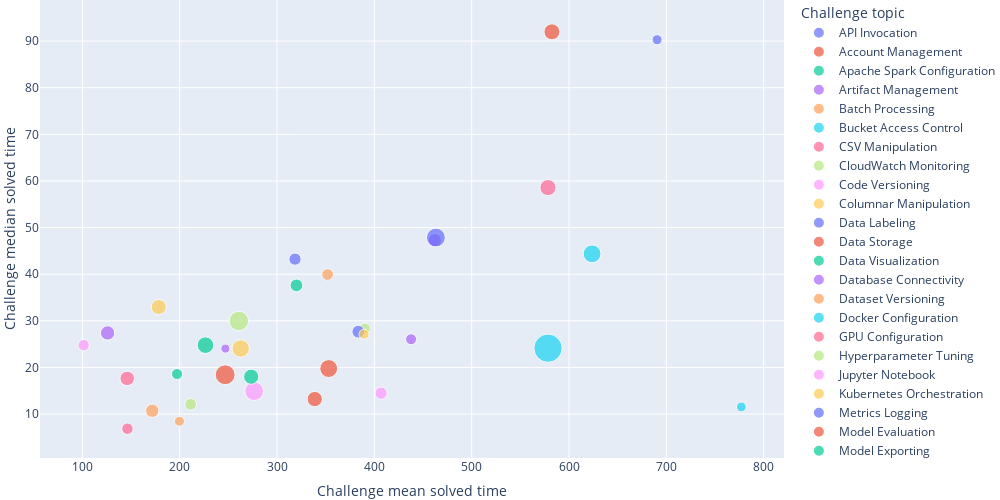

The cell this chart's notebook holds for it:
### Code cell
df = pd.read_json(os.path.join(path_general, 'assigned.json'))

df_challenge = df[df['Challenge_topic'].notna()]
df_challenge = df_challenge[df_challenge['Challenge_topic'].isin(
    topic_ensemble)]

df_topics = []

for name, group in df_challenge.groupby('Challenge_topic'):
    Challenge_count = group['Challenge_topic'].count()
    Challenge_solved_ratio = group['Challenge_closed_time'].notna(
    ).sum() / Challenge_count
    Challenge_mean_score = group['Challenge_score'].mean()
    Challenge_mean_favorite_count = group['Challenge_follower_count'].mean()
    Challenge_mean_follower_count = group['Challenge_follower_count'].mean()
    Challenge_mean_link_count = group['Challenge_link_count'].mean()
    Challenge_mean_information_entropy = group['Challenge_information_entropy'].mean(
    )
    Challenge_mean_readability = group['Challenge_readability'].mean()
    Challenge_mean_sentence_count = group['Challenge_sentence_count'].mean()
    Challenge_mean_word_count = group['Challenge_word_count'].mean()
    Challenge_mean_unique_word_count = group['Challenge_unique_word_count'].mean(
    )
    Challenge_mean_view_count = group['Challenge_view_count'].mean()
    Challenge_mean_answer_count = group['Challenge_answer_count'].mean()
    Challenge_mean_comment_count = group['Challenge_comment_count'].mean()

    Solution_mean_score = group['Solution_score'].mean()
    Solution_mean_link_count = group['Solution_link_count'].mean()
    Solution_mean_information_entropy = group['Solution_information_entropy'].mean(
    )
    Solution_mean_readability = group['Solution_readability'].mean()
    Solution_mean_sentence_count = group['Solution_sentence_count'].mean()
    Solution_mean_word_count = group['Solution_word_count'].mean()
    Solution_mean_unique_word_count = group['Solution_unique_word_count'].mean(
    )
    Solution_mean_comment_count = group['Solution_comment_count'].mean()

    Challenge_mean_solved_time = group['Challenge_solved_time'].mean()
    Challenge_median_solved_time = group['Challenge_solved_time'].median()
    Challenge_adjusted_mean_solved_time = group['Challenge_adjusted_solved_time'].mean(
    )
    Challenge_adjusted_meadian_solved_time = group['Challenge_adjusted_solved_time'].median(
    )

    topic_info = {
        'Challenge topic': name,
        'Challenge count': Challenge_count,
        'Challenge solved ratio': Challenge_solved_ratio,
        'Challenge mean score': Challenge_mean_score,
        'Challenge mean favorite count': Challenge_mean_favorite_count,
        'Challenge mean follower count': Challenge_mean_follower_count,
        'Challenge mean link count': Challenge_mean_link_count,
        'Challenge mean information entropy': Challenge_mean_information_entropy,
        'Challenge mean readability': Challenge_mean_readability,
        'Challenge mean sentence count': Challenge_mean_sentence_count,
        'Challenge mean word count': Challenge_mean_word_count,
        'Challenge mean unique word count': Challenge_mean_unique_word_count,
        'Challenge mean view count': Challenge_mean_view_count,
        'Challenge mean answer count': Challenge_mean_answer_count,
        'Challenge mean comment count': Challenge_mean_comment_count,

        'Solution mean score': Solution_mean_score,
        'Solution mean link count': Solution_mean_link_count,
        'Solution mean information entropy': Solution_mean_information_entropy,
        'Solution mean readability': Solution_mean_readability,
        'Solution mean sentence count': Solution_mean_sentence_count,
        'Solution mean word count': Solution_mean_word_count,
        'Solution mean unique word count': Solution_mean_unique_word_count,
        'Solution mean comment count': Solution_mean_comment_count,

        'Challenge mean solved time': Challenge_mean_solved_time,
        'Challenge median solved time': Challenge_median_solved_time,
        'Challenge adjusted mean solved time': Challenge_adjusted_mean_solved_time,
        'Challenge adjusted median solved time': Challenge_adjusted_meadian_solved_time,
    }
    df_topics.append(topic_info)

df_topics = pd.DataFrame(df_topics)
df_topics.to_json(os.path.join(path_challenge, 'general.json'),
                  indent=4, orient='records')

_, p = pearsonr(df_topics['Challenge mean solved time'],
                df_topics['Challenge median solved time'])
if p < alpha:
    print(f'p = {p}, indicating there is a linear dependence between challenge median solved time vs mean solved time')

_, p = pearsonr(df_topics['Challenge adjusted mean solved time'],
                df_topics['Challenge adjusted median solved time'])
if p < alpha:
    print(f'p = {p}, indicating there is a linear dependence between challenge adjusted median solved time vs mean solved time')

# Plot median solved time against mean solved time for each topic using count ratio as size
fig = px.scatter(df_topics, y="Challenge median solved time", x="Challenge mean solved time",
                 color="Challenge topic", hover_name="Challenge topic", size="Challenge count", trendline="ols")
# fig.update_xaxes(title_text="Challenge mean solved time (log scale)")
fig.update_layout(
    width=1000,
    height=500,
    margin=dict(l=0, r=0, t=0, b=0))
fig.show()

### Figure 1 — Plotly figure (JSON) as saved in the notebook; plotly's stock layout.template omitted (floating-point values rounded to 4 significant figures)
{"data": [{"hovertemplate": "<b>%{hovertext}</b><br><br>Challenge topic=API Invocation<br>Challenge mean solved time=%{x}<br>Challenge median solved time=%{y}<br>Challenge count=%{marker.size}<extra></extra>", "hovertext": ["API Invocation"], "legendgroup": "API Invocation", "marker": {"color": "#636efa", "size": [147], "sizemode": "area", "sizeref": 1.96, "symbol": "circle"}, "mode": "markers", "name": "API Invocation", "orientation": "v", "showlegend": true, "type": "scatter", "x": [318.5], "xaxis": "x", "y": [43.23], "yaxis": "y"}, {"hovertemplate": "Challenge topic=API Invocation<extra></extra>", "legendgroup": "API Invocation", "marker": {"color": "#636efa", "symbol": "circle"}, "mode": "lines", "name": "API Invocation", "showlegend": false, "type": "scatter", "xaxis": "x", "yaxis": "y"}, {"hovertemplate": "<b>%{hovertext}</b><br><br>Challenge topic=Account Management<br>Challenge mean solved time=%{x}<br>Challenge median solved time=%{y}<br>Challenge count=%{marker.size}<extra></extra>", "hovertext": ["Account Management"], "legendgroup": "Account Management", "marker": {"color": "#EF553B", "size": [229], "sizemode": "area", "sizeref": 1.96, "symbol": "circle"}, "mode": "markers", "name": "Account Management", "orientation": "v", "showlegend": true, "type": "scatter", "x": [338.8], "xaxis": "x", "y": [13.24], "yaxis": "y"}, {"hovertemplate": "Challenge topic=Account Management<extra></extra>", "legendgroup": "Account Management", "marker": {"color": "#EF553B", "symbol": "circle"}, "mode": "lines", "name": "Account Management", "showlegend": false, "type": "scatter", "xaxis": "x", "yaxis": "y"}, {"hovertemplate": "<b>%{hovertext}</b><br><br>Challenge topic=Apache Spark Configuration<br>Challenge mean solved time=%{x}<br>Challenge median solved time=%{y}<br>Challenge count=%{marker.size}<extra></extra>", "hovertext": ["Apache Spark Configuration"], "legendgroup": "Apache Spark Configuration", "marker": {"color": "#00cc96", "size": [120], "sizemode": "area", "sizeref": 1.96, "symbol": "circle"}, "mode": "markers", "name": "Apache Spark Configuration", "orientation": "v", "showlegend": true, "type": "scatter", "x": [197.3], "xaxis": "x", "y": [18.6], "yaxis": "y"}, {"hovertemplate": "Challenge topic=Apache Spark Configuration<extra></extra>", "legendgroup": "Apache Spark Configuration", "marker": {"color": "#00cc96", "symbol": "circle"}, "mode": "lines", "name": "Apache Spark Configuration", "showlegend": false, "type": "scatter", "xaxis": "x", "yaxis": "y"}, {"hovertemplate": "<b>%{hovertext}</b><br><br>Challenge topic=Artifact Management<br>Challenge mean solved time=%{x}<br>Challenge median solved time=%{y}<br>Challenge count=%{marker.size}<extra></extra>", "hovertext": ["Artifact Management"], "legendgroup": "Artifact Management", "marker": {"color": "#ab63fa", "size": [171], "sizemode": "area", "sizeref": 1.96, "symbol": "circle"}, "mode": "markers", "name": "Artifact Management", "orientation": "v", "showlegend": true, "type": "scatter", "x": [462.1], "xaxis": "x", "y": [47.28], "yaxis": "y"}, {"hovertemplate": "Challenge topic=Artifact Management<extra></extra>", "legendgroup": "Artifact Management", "marker": {"color": "#ab63fa", "symbol": "circle"}, "mode": "lines", "name": "Artifact Management", "showlegend": false, "type": "scatter", "xaxis": "x", "yaxis": "y"}, {"hovertemplate": "<b>%{hovertext}</b><br><br>Challenge topic=Batch Processing<br>Challenge mean solved time=%{x}<br>Challenge median solved time=%{y}<br>Challenge count=%{marker.size}<extra></extra>", "hovertext": ["Batch Processing"], "legendgroup": "Batch Processing", "marker": {"color": "#FFA15A", "size": [176], "sizemode": "area", "sizeref": 1.96, "symbol": "circle"}, "mode": "markers", "name": "Batch Processing", "orientation": "v", "showlegend": true, "type": "scatter", "x": [171.8], "xaxis": "x", "y": [10.72], "yaxis": "y"}, {"hovertemplate": "Challenge topic=Batch Processing<extra></extra>", "legendgroup": "Batch Processing", "marker": {"color": "#FFA15A", "symbol": "circle"}, "mode": "lines", "name": "Batch Processing", "showlegend": false, "type": "scatter", "xaxis": "x", "yaxis": "y"}, {"hovertemplate": "<b>%{hovertext}</b><br><br>Challenge topic=Bucket Access Control<br>Challenge mean solved time=%{x}<br>Challenge median solved time=%{y}<br>Challenge count=%{marker.size}<extra></extra>", "hovertext": ["Bucket Access Control"], "legendgroup": "Bucket Access Control", "marker": {"color": "#19d3f3", "size": [94], "sizemode": "area", "sizeref": 1.96, "symbol": "circle"}, "mode": "markers", "name": "Bucket Access Control", "orientation": "v", "showlegend": true, "type": "scatter", "x": [777.0], "xaxis": "x", "y": [11.54], "yaxis": "y"}, {"hovertemplate": "Challenge topic=Bucket Access Control<extra></extra>", "legendgroup": "Bucket Access Control", "marker": {"color": "#19d3f3", "symbol": "circle"}, "mode": "lines", "name": "Bucket Access Control", "showlegend": false, "type": "scatter", "xaxis": "x", "yaxis": "y"}, {"hovertemplate": "<b>%{hovertext}</b><br><br>Challenge topic=CSV Manipulation<br>Challenge mean solved time=%{x}<br>Challenge median solved time=%{y}<br>Challenge count=%{marker.size}<extra></extra>", "hovertext": ["CSV Manipulation"], "legendgroup": "CSV Manipulation", "marker": {"color": "#FF6692", "size": [129], "sizemode": "area", "sizeref": 1.96, "symbol": "circle"}, "mode": "markers", "name": "CSV Manipulation", "orientation": "v", "showlegend": true, "type": "scatter", "x": [146.3], "xaxis": "x", "y": [6.878], "yaxis": "y"}, {"hovertemplate": "Challenge topic=CSV Manipulation<extra></extra>", "legendgroup": "CSV Manipulation", "marker": {"color": "#FF6692", "symbol": "circle"}, "mode": "lines", "name": "CSV Manipulation", "showlegend": false, "type": "scatter", "xaxis": "x", "yaxis": "y"}, {"hovertemplate": "<b>%{hovertext}</b><br><br>Challenge topic=CloudWatch Monitoring<br>Challenge mean solved time=%{x}<br>Challenge median solved time=%{y}<br>Challenge count=%{marker.size}<extra></extra>", "hovertext": ["CloudWatch Monitoring"], "legendgroup": "CloudWatch Monitoring", "marker": {"color": "#B6E880", "size": [113], "sizemode": "area", "sizeref": 1.96, "symbol": "circle"}, "mode": "markers", "name": "CloudWatch Monitoring", "orientation": "v", "showlegend": true, "type": "scatter", "x": [390.5], "xaxis": "x", "y": [28.39], "yaxis": "y"}, {"hovertemplate": "Challenge topic=CloudWatch Monitoring<extra></extra>", "legendgroup": "CloudWatch Monitoring", "marker": {"color": "#B6E880", "symbol": "circle"}, "mode": "lines", "name": "CloudWatch Monitoring", "showlegend": false, "type": "scatter", "xaxis": "x", "yaxis": "y"}, {"hovertemplate": "<b>%{hovertext}</b><br><br>Challenge topic=Code Versioning<br>Challenge mean solved time=%{x}<br>Challenge median solved time=%{y}<br>Challenge count=%{marker.size}<extra></extra>", "hovertext": ["Code Versioning"], "legendgroup": "Code Versioning", "marker": {"color": "#FF97FF", "size": [342], "sizemode": "area", "sizeref": 1.96, "symbol": "circle"}, "mode": "markers", "name": "Code Versioning", "orientation": "v", "showlegend": true, "type": "scatter", "x": [276.5], "xaxis": "x", "y": [14.92], "yaxis": "y"}, {"hovertemplate": "Challenge topic=Code Versioning<extra></extra>", "legendgroup": "Code Versioning", "marker": {"color": "#FF97FF", "symbol": "circle"}, "mode": "lines", "name": "Code Versioning", "showlegend": false, "type": "scatter", "xaxis": "x", "yaxis": "y"}, {"hovertemplate": "<b>%{hovertext}</b><br><br>Challenge topic=Columnar Manipulation<br>Challenge mean solved time=%{x}<br>Challenge median solved time=%{y}<br>Challenge count=%{marker.size}<extra></extra>", "hovertext": ["Columnar Manipulation"], "legendgroup": "Columnar Manipulation", "marker": {"color": "#FECB52", "size": [225], "sizemode": "area", "sizeref": 1.96, "symbol": "circle"}, "mode": "markers", "name": "Columnar Manipulation", "orientation": "v", "showlegend": true, "type": "scatter", "x": [178.5], "xaxis": "x", "y": [32.98], "yaxis": "y"}, {"hovertemplate": "Challenge topic=Columnar Manipulation<extra></extra>", "legendgroup": "Columnar Manipulation", "marker": {"color": "#FECB52", "symbol": "circle"}, "mode": "lines", "name": "Columnar Manipulation", "showlegend": false, "type": "scatter", "xaxis": "x", "yaxis": "y"}, {"hovertemplate": "<b>%{hovertext}</b><br><br>Challenge topic=Data Labeling<br>Challenge mean solved time=%{x}<br>Challenge median solved time=%{y}<br>Challenge count=%{marker.size}<extra></extra>", "hovertext": ["Data Labeling"], "legendgroup": "Data Labeling", "marker": {"color": "#636efa", "size": [159], "sizemode": "area", "sizeref": 1.96, "symbol": "circle"}, "mode": "markers", "name": "Data Labeling", "orientation": "v", "showlegend": true, "type": "scatter", "x": [383.5], "xaxis": "x", "y": [27.68], "yaxis": "y"}, {"hovertemplate": "Challenge topic=Data Labeling<extra></extra>", "legendgroup": "Data Labeling", "marker": {"color": "#636efa", "symbol": "circle"}, "mode": "lines", "name": "Data Labeling", "showlegend": false, "type": "scatter", "xaxis": "x", "yaxis": "y"}, {"hovertemplate": "<b>%{hovertext}</b><br><br>Challenge topic=Data Storage<br>Challenge mean solved time=%{x}<br>Challenge median solved time=%{y}<br>Challenge count=%{marker.size}<extra></extra>", "hovertext": ["Data Storage"], "legendgroup": "Data Storage", "marker": {"color": "#EF553B", "size": [387], "sizemode": "area", "sizeref": 1.96, "symbol": "circle"}, "mode": "markers", "name": "Data Storage", "orientation": "v", "showlegend": true, "type": "scatter", "x": [246.7], "xaxis": "x", "y": [18.45], "yaxis": "y"}, {"hovertemplate": "Challenge topic=Data Storage<extra></extra>", "legendgroup": "Data Storage", "marker": {"color": "#EF553B", "symbol": "circle"}, "mode": "lines", "name": "Data Storage", "showlegend": false, "type": "scatter", "xaxis": "x", "yaxis": "y"}, {"hovertemplate": "<b>%{hovertext}</b><br><br>Challenge topic=Data Visualization<br>Challenge mean solved time=%{x}<br>Challenge median solved time=%{y}<br>Challenge count=%{marker.size}<extra></extra>", "hovertext": ["Data Visualization"], "legendgroup": "Data Visualization", "marker": {"color": "#00cc96", "size": [159], "sizemode": "area", "sizeref": 1.96, "symbol": "circle"}, "mode": "markers", "name": "Data Visualization", "orientation": "v", "showlegend": true, "type": "scatter", "x": [320.0], "xaxis": "x", "y": [37.61], "yaxis": "y"}, {"hovertemplate": "Challenge topic=Data Visualization<extra></extra>", "legendgroup": "Data Visualization", "marker": {"color": "#00cc96", "symbol": "circle"}, "mode": "lines", "name": "Data Visualization", "showlegend": false, "type": "scatter", "xaxis": "x", "yaxis": "y"}, {"hovertemplate": "<b>%{hovertext}</b><br><br>Challenge topic=Database Connectivity<br>Challenge mean solved time=%{x}<br>Challenge median solved time=%{y}<br>Challenge count=%{marker.size}<extra></extra>", "hovertext": ["Database Connectivity"], "legendgroup": "Database Connectivity", "marker": {"color": "#ab63fa", "size": [119], "sizemode": "area", "sizeref": 1.96, "symbol": "circle"}, "mode": "markers", "name": "Database Connectivity", "orientation": "v", "showlegend": true, "type": "scatter", "x": [437.7], "xaxis": "x", "y": [26.06], "yaxis": "y"}, {"hovertemplate": "Challenge topic=Database Connectivity<extra></extra>", "legendgroup": "Database Connectivity", "marker": {"color": "#ab63fa", "symbol": "circle"}, "mode": "lines", "name": "Database Connectivity", "showlegend": false, "type": "scatter", "xaxis": "x", "yaxis": "y"}, {"hovertemplate": "<b>%{hovertext}</b><br><br>Challenge topic=Dataset Versioning<br>Challenge mean solved time=%{x}<br>Challenge median solved time=%{y}<br>Challenge count=%{marker.size}<extra></extra>", "hovertext": ["Dataset Versioning"], "legendgroup": "Dataset Versioning", "marker": {"color": "#FFA15A", "size": [99], "sizemode": "area", "sizeref": 1.96, "symbol": "circle"}, "mode": "markers", "name": "Dataset Versioning", "orientation": "v", "showlegend": true, "type": "scatter", "x": [199.7], "xaxis": "x", "y": [8.469], "yaxis": "y"}, {"hovertemplate": "Challenge topic=Dataset Versioning<extra></extra>", "legendgroup": "Dataset Versioning", "marker": {"color": "#FFA15A", "symbol": "circle"}, "mode": "lines", "name": "Dataset Versioning", "showlegend": false, "type": "scatter", "xaxis": "x", "yaxis": "y"}, {"hovertemplate": "<b>%{hovertext}</b><br><br>Challenge topic=Docker Configuration<br>Challenge mean solved time=%{x}<br>Challenge median solved time=%{y}<br>Challenge count=%{marker.size}<extra></extra>", "hovertext": ["Docker Configuration"], "legendgroup": "Docker Configuration", "marker": {"color": "#19d3f3", "size": [312], "sizemode": "area", "sizeref": 1.96, "symbol": "circle"}, "mode": "markers", "name": "Docker Configuration", "orientation": "v", "showlegend": true, "type": "scatter", "x": [623.7], "xaxis": "x", "y": [44.38], "yaxis": "y"}, {"hovertemplate": "Challenge topic=Docker Configuration<extra></extra>", "legendgroup": "Docker Configuration", "marker": {"color": "#19d3f3", "symbol": "circle"}, "mode": "lines", "name": "Docker Configuration", "showlegend": false, "type": "scatter", "xaxis": "x", "yaxis": "y"}, {"hovertemplate": "<b>%{hovertext}</b><br><br>Challenge topic=GPU Configuration<br>Challenge mean solved time=%{x}<br>Challenge median solved time=%{y}<br>Challenge count=%{marker.size}<extra></extra>", "hovertext": ["GPU Configuration"], "legendgroup": "GPU Configuration", "marker": {"color": "#FF6692", "size": [257], "sizemode": "area", "sizeref": 1.96, "symbol": "circle"}, "mode": "markers", "name": "GPU Configuration", "orientation": "v", "showlegend": true, "type": "scatter", "x": [578.4], "xaxis": "x", "y": [58.57], "yaxis": "y"}, {"hovertemplate": "Challenge topic=GPU Configuration<extra></extra>", "legendgroup": "GPU Configuration", "marker": {"color": "#FF6692", "symbol": "circle"}, "mode": "lines", "name": "GPU Configuration", "showlegend": false, "type": "scatter", "xaxis": "x", "yaxis": "y"}, {"hovertemplate": "<b>%{hovertext}</b><br><br>Challenge topic=Hyperparameter Tuning<br>Challenge mean solved time=%{x}<br>Challenge median solved time=%{y}<br>Challenge count=%{marker.size}<extra></extra>", "hovertext": ["Hyperparameter Tuning"], "legendgroup": "Hyperparameter Tuning", "marker": {"color": "#B6E880", "size": [374], "sizemode": "area", "sizeref": 1.96, "symbol": "circle"}, "mode": "markers", "name": "Hyperparameter Tuning", "orientation": "v", "showlegend": true, "type": "scatter", "x": [260.7], "xaxis": "x", "y": [29.97], "yaxis": "y"}, {"hovertemplate": "Challenge topic=Hyperparameter Tuning<extra></extra>", "legendgroup": "Hyperparameter Tuning", "marker": {"color": "#B6E880", "symbol": "circle"}, "mode": "lines", "name": "Hyperparameter Tuning", "showlegend": false, "type": "scatter", "xaxis": "x", "yaxis": "y"}, {"hovertemplate": "<b>%{hovertext}</b><br><br>Challenge topic=Jupyter Notebook<br>Challenge mean solved time=%{x}<br>Challenge median solved time=%{y}<br>Challenge count=%{marker.size}<extra></extra>", "hovertext": ["Jupyter Notebook"], "legendgroup": "Jupyter Notebook", "marker": {"color": "#FF97FF", "size": [147], "sizemode": "area", "sizeref": 1.96, "symbol": "circle"}, "mode": "markers", "name": "Jupyter Notebook", "orientation": "v", "showlegend": true, "type": "scatter", "x": [406.9], "xaxis": "x", "y": [14.49], "yaxis": "y"}, {"hovertemplate": "Challenge topic=Jupyter Notebook<extra></extra>", "legendgroup": "Jupyter Notebook", "marker": {"color": "#FF97FF", "symbol": "circle"}, "mode": "lines", "name": "Jupyter Notebook", "showlegend": false, "type": "scatter", "xaxis": "x", "yaxis": "y"}, {"hovertemplate": "<b>%{hovertext}</b><br><br>Challenge topic=Kubernetes Orchestration<br>Challenge mean solved time=%{x}<br>Challenge median solved time=%{y}<br>Challenge count=%{marker.size}<extra></extra>", "hovertext": ["Kubernetes Orchestration"], "legendgroup": "Kubernetes Orchestration", "marker": {"color": "#FECB52", "size": [100], "sizemode": "area", "sizeref": 1.96, "symbol": "circle"}, "mode": "markers", "name": "Kubernetes Orchestration", "orientation": "v", "showlegend": true, "type": "scatter", "x": [389.4], "xaxis": "x", "y": [27.14], "yaxis": "y"}, {"hovertemplate": "Challenge topic=Kubernetes Orchestration<extra></extra>", "legendgroup": "Kubernetes Orchestration", "marker": {"color": "#FECB52", "symbol": "circle"}, "mode": "lines", "name": "Kubernetes Orchestration", "showlegend": false, "type": "scatter", "xaxis": "x", "yaxis": "y"}, {"hovertemplate": "<b>%{hovertext}</b><br><br>Challenge topic=Metrics Logging<br>Challenge mean solved time=%{x}<br>Challenge median solved time=%{y}<br>Challenge count=%{marker.size}<extra></extra>", "hovertext": ["Metrics Logging"], "legendgroup": "Metrics Logging", "marker": {"color": "#636efa", "size": [348], "sizemode": "area", "sizeref": 1.96, "symbol": "circle"}, "mode": "markers", "name": "Metrics Logging", "orientation": "v", "showlegend": true, "type": "scatter", "x": [463.2], "xaxis": "x", "y": [47.86], "yaxis": "y"}, {"hovertemplate": "Challenge topic=Metrics Logging<extra></extra>", "legendgroup": "Metrics Logging", "marker": {"color": "#636efa", "symbol": "circle"}, "mode": "lines", "name": "Metrics Logging", "showlegend": false, "type": "scatter", "xaxis": "x", "yaxis": "y"}, {"hovertemplate": "<b>%{hovertext}</b><br><br>Challenge topic=Model Evaluation<br>Challenge mean solved time=%{x}<br>Challenge median solved time=%{y}<br>Challenge count=%{marker.size}<extra></extra>", "hovertext": ["Model Evaluation"], "legendgroup": "Model Evaluation", "marker": {"color": "#EF553B", "size": [313], "sizemode": "area", "sizeref": 1.96, "symbol": "circle"}, "mode": "markers", "name": "Model Evaluation", "orientation": "v", "showlegend": true, "type": "scatter", "x": [353.1], "xaxis": "x", "y": [19.77], "yaxis": "y"}, {"hovertemplate": "Challenge topic=Model Evaluation<extra></extra>", "legendgroup": "Model Evaluation", "marker": {"color": "#EF553B", "symbol": "circle"}, "mode": "lines", "name": "Model Evaluation", "showlegend": false, "type": "scatter", "xaxis": "x", "yaxis": "y"}, {"hovertemplate": "<b>%{hovertext}</b><br><br>Challenge topic=Model Exporting<br>Challenge mean solved time=%{x}<br>Challenge median solved time=%{y}<br>Challenge count=%{marker.size}<extra></extra>", "hovertext": ["Model Exporting"], "legendgroup": "Model Exporting", "marker": {"color": "#00cc96", "size": [271], "sizemode": "area", "sizeref": 1.96, "symbol": "circle"}, "mode": "markers", "name": "Model Exporting", "orientation": "v", "showlegend": true, "type": "scatter", "x": [226.5], "xaxis": "x", "y": [24.78], "yaxis": "y"}, {"hovertemplate": "Challenge topic=Model Exporting<extra></extra>", "legendgroup": "Model Exporting", "marker": {"color": "#00cc96", "symbol": "circle"}, "mode": "lines", "name": "Model Exporting", "showlegend": false, "type": "scatter", "xaxis": "x", "yaxis": "y"}, {"hovertemplate": "<b>%{hovertext}</b><br><br>Challenge topic=Model Inference<br>Challenge mean solved time=%{x}<br>Challenge median solved time=%{y}<br>Challenge count=%{marker.size}<extra></extra>", "hovertext": ["Model Inference"], "legendgroup": "Model Inference", "marker": {"color": "#ab63fa", "size": [200], "sizemode": "area", "sizeref": 1.96, "symbol": "circle"}, "mode": "markers", "name": "Model Inference", "orientation": "v", "showlegend": true, "type": "scatter", "x": [125.9], "xaxis": "x", "y": [27.41], "yaxis": "y"}, {"hovertemplate": "Challenge topic=Model Inference<extra></extra>", "legendgroup": "Model Inference", "marker": {"color": "#ab63fa", "symbol": "circle"}, "mode": "lines", "name": "Model Inference", "showlegend": false, "type": "scatter", "xaxis": "x", "yaxis": "y"}, {"hovertemplate": "<b>%{hovertext}</b><br><br>Challenge topic=Model Registry<br>Challenge mean solved time=%{x}<br>Challenge median solved time=%{y}<br>Challenge count=%{marker.size}<extra></extra>", "hovertext": ["Model Registry"], "legendgroup": "Model Registry", "marker": {"color": "#FFA15A", "size": [135], "sizemode": "area", "sizeref": 1.96, "symbol": "circle"}, "mode": "markers", "name": "Model Registry", "orientation": "v", "showlegend": true, "type": "scatter", "x": [352.0], "xaxis": "x", "y": [39.93], "yaxis": "y"}, {"hovertemplate": "Challenge topic=Model Registry<extra></extra>", "legendgroup": "Model Registry", "marker": {"color": "#FFA15A", "symbol": "circle"}, "mode": "lines", "name": "Model Registry", "showlegend": false, "type": "scatter", "xaxis": "x", "yaxis": "y"}, {"hovertemplate": "<b>%{hovertext}</b><br><br>Challenge topic=Package Management<br>Challenge mean solved time=%{x}<br>Challenge median solved time=%{y}<br>Challenge count=%{marker.size}<extra></extra>", "hovertext": ["Package Management"], "legendgroup": "Package Management", "marker": {"color": "#19d3f3", "size": [784], "sizemode": "area", "sizeref": 1.96, "symbol": "circle"}, "mode": "markers", "name": "Package Management", "orientation": "v", "showlegend": true, "type": "scatter", "x": [578.4], "xaxis": "x", "y": [24.15], "yaxis": "y"}, {"hovertemplate": "Challenge topic=Package Management<extra></extra>", "legendgroup": "Package Management", "marker": {"color": "#19d3f3", "symbol": "circle"}, "mode": "lines", "name": "Package Management", "showlegend": false, "type": "scatter", "xaxis": "x", "yaxis": "y"}, {"hovertemplate": "<b>%{hovertext}</b><br><br>Challenge topic=Pandas Dataframe<br>Challenge mean solved time=%{x}<br>Challenge median solved time=%{y}<br>Challenge count=%{marker.size}<extra></extra>", "hovertext": ["Pandas Dataframe"], "legendgroup": "Pandas Dataframe", "marker": {"color": "#FF6692", "size": [207], "sizemode": "area", "sizeref": 1.96, "symbol": "circle"}, "mode": "markers", "name": "Pandas Dataframe", "orientation": "v", "showlegend": true, "type": "scatter", "x": [146.1], "xaxis": "x", "y": [17.65], "yaxis": "y"}, {"hovertemplate": "Challenge topic=Pandas Dataframe<extra></extra>", "legendgroup": "Pandas Dataframe", "marker": {"color": "#FF6692", "symbol": "circle"}, "mode": "lines", "name": "Pandas Dataframe", "showlegend": false, "type": "scatter", "xaxis": "x", "yaxis": "y"}, {"hovertemplate": "<b>%{hovertext}</b><br><br>Challenge topic=Resource Quota Control<br>Challenge mean solved time=%{x}<br>Challenge median solved time=%{y}<br>Challenge count=%{marker.size}<extra></extra>", "hovertext": ["Resource Quota Control"], "legendgroup": "Resource Quota Control", "marker": {"color": "#B6E880", "size": [136], "sizemode": "area", "sizeref": 1.96, "symbol": "circle"}, "mode": "markers", "name": "Resource Quota Control", "orientation": "v", "showlegend": true, "type": "scatter", "x": [211.3], "xaxis": "x", "y": [12.12], "yaxis": "y"}, {"hovertemplate": "Challenge topic=Resource Quota Control<extra></extra>", "legendgroup": "Resource Quota Control", "marker": {"color": "#B6E880", "symbol": "circle"}, "mode": "lines", "name": "Resource Quota Control", "showlegend": false, "type": "scatter", "xaxis": "x", "yaxis": "y"}, {"hovertemplate": "<b>%{hovertext}</b><br><br>Challenge topic=Role-based Access Control<br>Challenge mean solved time=%{x}<br>Challenge median solved time=%{y}<br>Challenge count=%{marker.size}<extra></extra>", "hovertext": ["Role-based Access Control"], "legendgroup": "Role-based Access Control", "marker": {"color": "#FF97FF", "size": [131], "sizemode": "area", "sizeref": 1.96, "symbol": "circle"}, "mode": "markers", "name": "Role-based Access Control", "orientation": "v", "showlegend": true, "type": "scatter", "x": [101.3], "xaxis": "x", "y": [24.8], "yaxis": "y"}, {"hovertemplate": "Challenge topic=Role-based Access Control<extra></extra>", "legendgroup": "Role-based Access Control", "marker": {"color": "#FF97FF", "symbol": "circle"}, "mode": "lines", "name": "Role-based Access Control", "showlegend": false, "type": "scatter", "xaxis": "x", "yaxis": "y"}, {"hovertemplate": "<b>%{hovertext}</b><br><br>Challenge topic=Run Management<br>Challenge mean solved time=%{x}<br>Challenge median solved time=%{y}<br>Challenge count=%{marker.size}<extra></extra>", "hovertext": ["Run Management"], "legendgroup": "Run Management", "marker": {"color": "#FECB52", "size": [299], "sizemode": "area", "sizeref": 1.96, "symbol": "circle"}, "mode": "markers", "name": "Run Management", "orientation": "v", "showlegend": true, "type": "scatter", "x": [262.7], "xaxis": "x", "y": [24.07], "yaxis": "y"}, {"hovertemplate": "Challenge topic=Run Management<extra></extra>", "legendgroup": "Run Management", "marker": {"color": "#FECB52", "symbol": "circle"}, "mode": "lines", "name": "Run Management", "showlegend": false, "type": "scatter", "xaxis": "x", "yaxis": "y"}, {"hovertemplate": "<b>%{hovertext}</b><br><br>Challenge topic=TensorBoard Logging<br>Challenge mean solved time=%{x}<br>Challenge median solved time=%{y}<br>Challenge count=%{marker.size}<extra></extra>", "hovertext": ["TensorBoard Logging"], "legendgroup": "TensorBoard Logging", "marker": {"color": "#636efa", "size": [99], "sizemode": "area", "sizeref": 1.96, "symbol": "circle"}, "mode": "markers", "name": "TensorBoard Logging", "orientation": "v", "showlegend": true, "type": "scatter", "x": [690.5], "xaxis": "x", "y": [90.28], "yaxis": "y"}, {"hovertemplate": "Challenge topic=TensorBoard Logging<extra></extra>", "legendgroup": "TensorBoard Logging", "marker": {"color": "#636efa", "symbol": "circle"}, "mode": "lines", "name": "TensorBoard Logging", "showlegend": false, "type": "scatter", "xaxis": "x", "yaxis": "y"}, {"hovertemplate": "<b>%{hovertext}</b><br><br>Challenge topic=TensorFlow Configuration<br>Challenge mean solved time=%{x}<br>Challenge median solved time=%{y}<br>Challenge count=%{marker.size}<extra></extra>", "hovertext": ["TensorFlow Configuration"], "legendgroup": "TensorFlow Configuration", "marker": {"color": "#EF553B", "size": [250], "sizemode": "area", "sizeref": 1.96, "symbol": "circle"}, "mode": "markers", "name": "TensorFlow Configuration", "orientation": "v", "showlegend": true, "type": "scatter", "x": [582.4], "xaxis": "x", "y": [91.97], "yaxis": "y"}, {"hovertemplate": "Challenge topic=TensorFlow Configuration<extra></extra>", "legendgroup": "TensorFlow Configuration", "marker": {"color": "#EF553B", "symbol": "circle"}, "mode": "lines", "name": "TensorFlow Configuration", "showlegend": false, "type": "scatter", "xaxis": "x", "yaxis": "y"}, {"hovertemplate": "<b>%{hovertext}</b><br><br>Challenge topic=Web Service<br>Challenge mean solved time=%{x}<br>Challenge median solved time=%{y}<br>Challenge count=%{marker.size}<extra></extra>", "hovertext": ["Web Service"], "legendgroup": "Web Service", "marker": {"color": "#00cc96", "size": [225], "sizemode": "area", "sizeref": 1.96, "symbol": "circle"}, "mode": "markers", "name": "Web Service", "orientation": "v", "showlegend": true, "type": "scatter", "x": [273.5], "xaxis": "x", "y": [18.02], "yaxis": "y"}, {"hovertemplate": "Challenge topic=Web Service<extra></extra>", "legendgroup": "Web Service", "marker": {"color": "#00cc96", "symbol": "circle"}, "mode": "lines", "name": "Web Service", "showlegend": false, "type": "scatter", "xaxis": "x", "yaxis": "y"}, {"hovertemplate": "<b>%{hovertext}</b><br><br>Challenge topic=YAML Configuration<br>Challenge mean solved time=%{x}<br>Challenge median solved time=%{y}<br>Challenge count=%{marker.size}<extra></extra>", "hovertext": ["YAML Configuration"], "legendgroup": "YAML Configuration", "marker": {"color": "#ab63fa", "size": [82], "sizemode": "area", "sizeref": 1.96, "symbol": "circle"}, "mode": "markers", "name": "YAML Configuration", "orientation": "v", "showlegend": true, "type": "scatter", "x": [246.9], "xaxis": "x", "y": [24.05], "yaxis": "y"}, {"hovertemplate": "Challenge topic=YAML Configuration<extra></extra>", "legendgroup": "YAML Configuration", "marker": {"color": "#ab63fa", "symbol": "circle"}, "mode": "lines", "name": "YAML Configuration", "showlegend": false, "type": "scatter", "xaxis": "x", "yaxis": "y"}], "layout": {"height": 500, "legend": {"itemsizing": "constant", "title": {"text": "Challenge topic"}, "tracegroupgap": 0}, "margin": {"b": 0, "l": 0, "r": 0, "t": 0}, "width": 1000, "xaxis": {"anchor": "y", "domain": [0, 1], "title": {"text": "Challenge mean solved time"}}, "yaxis": {"anchor": "x", "domain": [0, 1], "title": {"text": "Challenge median solved time"}}}}
